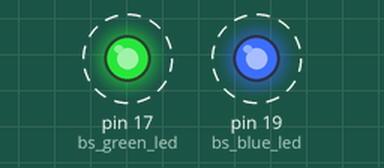
Recording of a sketch running on a simulated Arduino Uno, built with avr-gcc and run on an emulated ATmega328P. Shown: output pins drawn as LEDs (lit = HIGH). Dashed ring = blinking.

Above: at 0.2 s.
Timing chart, 0 to 4.6 s (numbered marks = the images above):
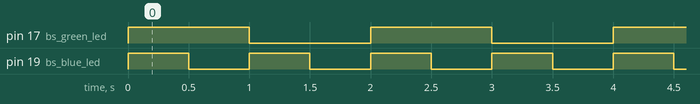

Measured:
- by itself, pin 17 (bs_green_led): alternates HIGH for 1.0 s and LOW for 1.0 s
- by itself, pin 19 (bs_blue_led): alternates HIGH for 0.50 s and LOW for 0.50 s
- by itself, everything shown: repeats every 2.0 s, in 4 steps

The sketch:

bs_blinky.ino
```cpp
int bs_green_led = 17;
int bs_blue_led = 19;

// the setup function runs once when you press reset or power the board
void setup() {
  // initialize digital pins for LEDs as outputs.
  pinMode(bs_green_led, OUTPUT);
  pinMode(bs_blue_led, OUTPUT);

  // turn off both LEDs to start
  digitalWrite(bs_green_led, LOW);
  digitalWrite(bs_blue_led, LOW);
}


// the loop function runs over and over again forever
void loop() {

  // blink blue LED every 500ms, green LED every 1s
  digitalWrite(bs_green_led, HIGH);
  digitalWrite(bs_blue_led, HIGH);
  delay(500);
  digitalWrite(bs_blue_led, LOW);
  delay(500);
  digitalWrite(bs_green_led, LOW);
  digitalWrite(bs_blue_led, HIGH);
  delay(500);
  digitalWrite(bs_blue_led, LOW);
  delay(500);

}
```
